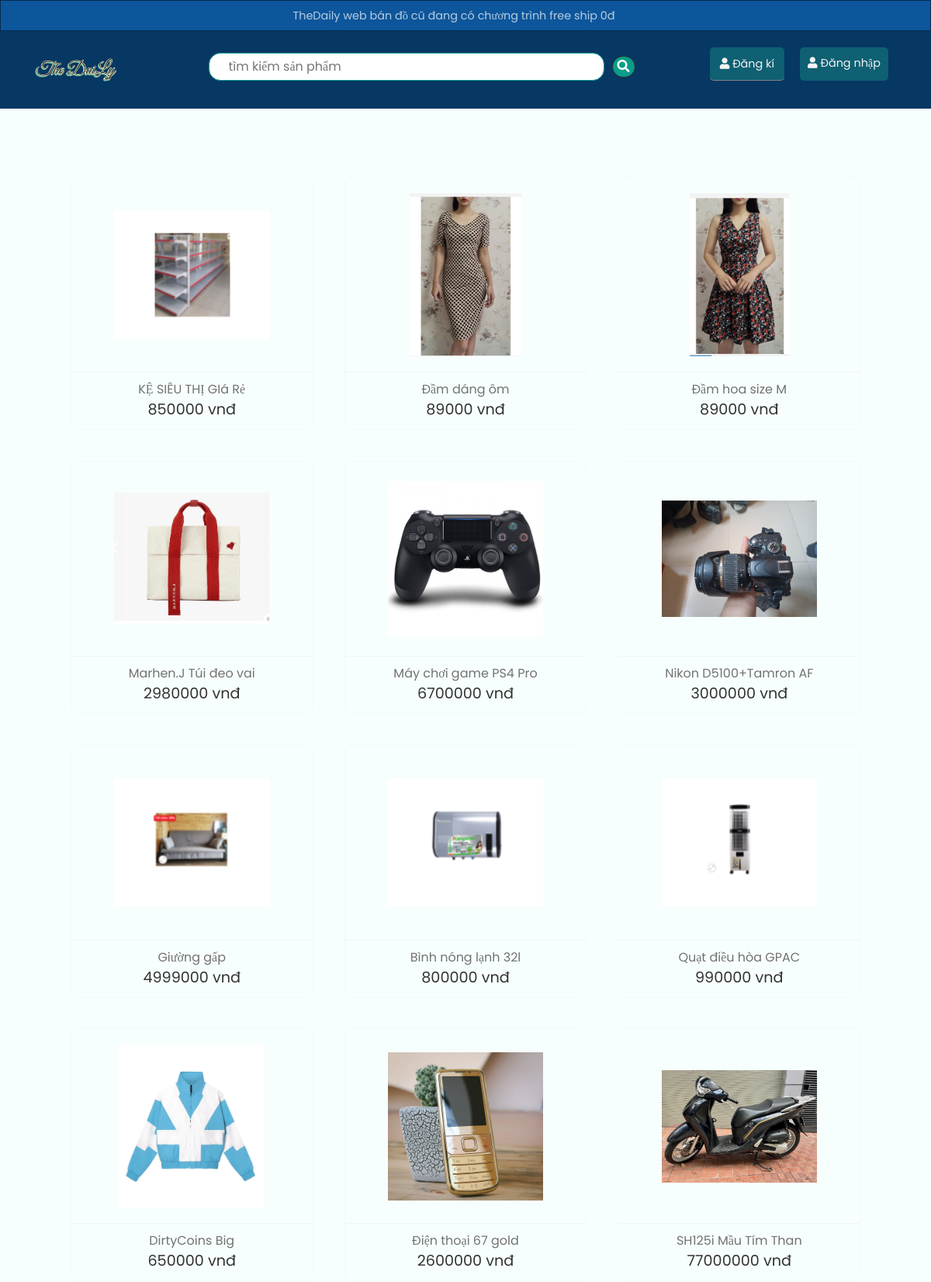
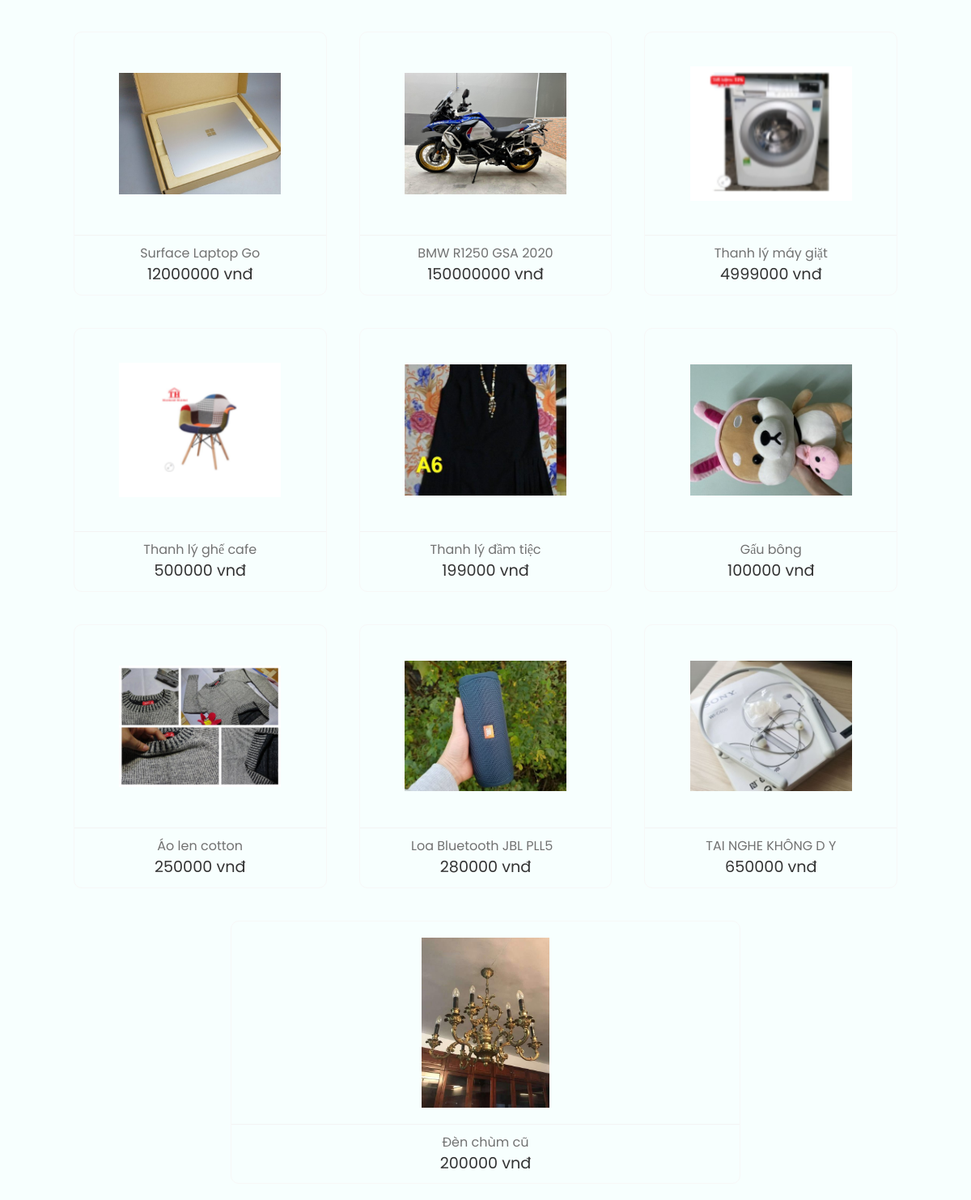
The app's page /app/frontend/searchproduct.php with its own data (2 pictures, top to bottom).
### tables this page shows
CREATE TABLE `sanpham` (
  `id_sanpham` int(10) UNSIGNED NOT NULL,
  `tensanpham` varchar(150) NOT NULL,
  `soluong` int(10) UNSIGNED NOT NULL,
  `giaban` float NOT NULL,
  `mota` varchar(255) NOT NULL,
  `anhsanpham` varchar(500) NOT NULL,
  `sodienthoailienhe` varchar(15) NOT NULL,
  `diachi` varchar(255) NOT NULL,
  `id_nguoidung` int(10) UNSIGNED NOT NULL
);

### app/frontend/searchproduct.php (the view, shortened to what this page needs)
<?php
    if(isset($_POST['valuesearch'])){
      $valuesearch = $_POST['valuesearch'];
      $where = "WHERE tensanpham LIKE '%${valuesearch}%'";
    }else{
      $where = '';
		  $valuesearch = '';
    }
    if(isset($_SESSION['user_login'])){
        include './partition/headerlogin.php';
    }else{
        include './partition/headerdefault.php';
    }
?>
<div class="container-fluid">
    <section class="new-arrival mt-5">
        <div class="product-container">
          <?php
            $getproducts = "SELECT * FROM sanpham ${where} ORDER BY id_sanpham DESC";
            $result = mysqli_query($conn,$getproducts);
            if(mysqli_num_rows($result) > 0){
              while($row = mysqli_fetch_assoc($result)){
                ?>
                  <div class="product-box">
                    <div class="product-img">
                      <a href="detailsproduct.php?id1=<?php echo $row['id_sanpham']?>">
                      <img src="../uploads/<?php echo $row['anhsanpham']?>" alt="">
                      </a>
                    </div>
                    <div class="product-details">
                      <a href="detailsproduct.php?id1=<?php echo $row['id_sanpham']?>" class="p-name"><?php echo $row['tensanpham']?></a>
                      <span class="p-price"><?php echo $row['giaban'] ?> vnđ</span>
                    </div>
                  </div>
                <?php
              }
            }else{
              echo 'không có sản phẩm nào';
            }
          ?>
        </div>
    </section>
</div>
<?php
    include './partition/onlycript.php';
?>

### app/frontend/partition/headerdefault.php (shortened to what this page needs)
<!doctype html>
<html lang="en">
  <head>
    <link href="https://cdn.jsdelivr.net/npm/bootstrap@5.1.3/dist/css/bootstrap.min.css"
        rel="stylesheet"
>
    <link rel="stylesheet" href="../style/index.css">
    <link rel="stylesheet" href="https://pro.fontawesome.com/releases/v5.10.0/css/all.css"
/>
  </head>
  <body>
    <nav>
        <div class="social-call">
            <div class="social">
                <a href="#">TheDaily web bán đồ cũ đang có chương trình free ship 0đ</a>
            </div>
        </div>
        <div class="navigation">
            <a href="./homepage.php" class = "logo">
                <img src="../../images/logo.png" alt="">
            </a>
            <ul class="menu mt-2">
                <li>
                  <form action="searchproduct.php" class="search-product" method="post">
                    <input type="text" class="" id="exampleFormControlInput1" placeholder="tìm kiếm sản phẩm" name = "valuesearch"
                    value = '<?php
                        if(isset($valuesearch)){
                          echo $valuesearch;
                        }
                       ?>'>
                    <button type = "submit" class="btn-search"><i class="fas fa-search"></i></button>
                  </form>
                </li>
            </ul>
            <div class="right-menu mb-3 d-flex">
              <a href="javascript:void(0);" class = "user user-login btnloginactive sign-up-btn"><i class="fas fa-user"></i> Đăng kí</a>
              <a href="javascript:void(0);" class = "user user-login btnloginactive"><i class="fas fa-user"></i> Đăng nhập</a>
            </div>
        </div>
    </nav>

### app/frontend/partition/onlycript.php (shortened to what this page needs)
  </body>
</html>

### app/style/index.css (style rules this page uses)
body { margin: 0px; padding: 0px; font-family: poppins; background-color: #f7fffe; }
* { box-sizing: border-box; }
ul { list-style: none; }
a { text-decoration: none; }
nav { width: 100%; z-index: 100; }
.social-call { height: 40px; border: 1px solid rgba(0, 0, 0, 0.5); display: flex; justify-content: center; align-items: center; background-color: #0d569b; }
.social a { margin: 0px 5px; color: rgba(255, 255, 255, 0.7); font-size: 0.9rem; }
.navigation { display: flex; justify-content: space-between; align-items: center; padding: 0px 45px; background-color: #073763; }
.logo img { height: 30px; }
.menu { display: flex; }
.menu li { position: relative; margin: 20px; display: flex; text-transform: uppercase; font-weight: 500; }
.search-product { width: 550px; outline: none; display: flex; align-items: center; justify-content: center; }
.search-product input { border: 1px solid #0b9d8a; align-items: center; width: 100%; border-radius: 15px; padding: 5px 0px 5px 25px; margin-right: 10px; color: #0b9d8a; }
.search-product button { align-items: center; border-radius: 15px; background-color: #0b9d8a; color: #ffffff; border: 1px solid #2c2c2c; }
.right-menu a { margin: 0px 10px; font-size: 0.9rem; color: rgba(0, 0, 0, 0.7); }
.right-menu .user-login { background-color: #0e6072; padding: 10px; border-radius: 5px; color: #f3f3f3; }
.right-menu .sign-up-btn { background-color: #0e6072; padding: 13px; border-radius: 5px; color: #f3f3f3; }
.sign-up-btn { border-bottom: 1px solid #868686; line-height: 16px; }
.product-container { width: 90%; display: flex; align-items: center; justify-content: center; flex-wrap: wrap; margin-top: 20px; }
.product-box { display: flex; flex-grow: 0.5; flex-direction: column; align-items: center; border: 1px solid #f7f7f7; border-radius: 10px; margin: 20px; }
.product-img { width: 200px; height: 210px; margin: 20px; cursor: pointer; position: relative; }
.product-img img { width: 100%; height: 100%; object-fit: contain; object-position: center; }
.product-details { display: flex; flex-direction: column; align-items: center; width: 100%; padding: 10px 20px; border-top: 1px solid #f3f3f3; }
.p-name { color: #727272; }
.p-price { color: #333333; font-size: 1.2rem; font-weight: 400; }
.new-arrival { display: flex; flex-direction: column; justify-content: center; align-items: center; }
.btnloginactive { display: block; }

### records on screen
sanpham: anhsanpham (picture), tensanpham "KỆ SIÊU THỊ GIá Rẻ", giaban "850000"
sanpham: anhsanpham (picture), tensanpham "Đầm dáng ôm", giaban "89000"
sanpham: anhsanpham (picture), tensanpham "Đầm hoa size M", giaban "89000"
sanpham: anhsanpham (picture), tensanpham "Marhen.J Túi đeo vai", giaban "2980000"
sanpham: anhsanpham (picture), tensanpham "Máy chơi game PS4 Pro", giaban "6700000"
sanpham: anhsanpham (picture), tensanpham "Nikon D5100+Tamron AF", giaban "3000000"
sanpham: anhsanpham (picture), tensanpham "Giường gấp", giaban "4999000"
sanpham: anhsanpham (picture), tensanpham "Bình nóng lạnh 32l", giaban "800000"
sanpham: anhsanpham (picture), tensanpham "Quạt điều hòa GPAC", giaban "990000"
sanpham: anhsanpham (picture), tensanpham "DirtyCoins Big", giaban "650000"
sanpham: anhsanpham (picture), tensanpham "Điện thoại 67 gold", giaban "2600000"
sanpham: anhsanpham (picture), tensanpham "SH125i Mầu Tím Than", giaban "77000000"
sanpham: anhsanpham (picture), tensanpham "Surface Laptop Go", giaban "12000000"
sanpham: anhsanpham (picture), tensanpham "BMW R1250 GSA 2020", giaban "150000000"
sanpham: anhsanpham (picture), tensanpham "Thanh lý máy giặt", giaban "4999000"
sanpham: anhsanpham (picture), tensanpham "Thanh lý ghế cafe", giaban "500000"
sanpham: anhsanpham (picture), tensanpham "Thanh lý đầm tiệc", giaban "199000"
sanpham: anhsanpham (picture), tensanpham "Gấu bông", giaban "100000"
sanpham: anhsanpham (picture), tensanpham "Áo len cotton", giaban "250000"
sanpham: anhsanpham (picture), tensanpham "Loa Bluetooth JBL PLL5", giaban "280000"
sanpham: anhsanpham (picture), tensanpham "TAI NGHE KHÔNG D Y", giaban "650000"
sanpham: anhsanpham (picture), tensanpham "Đèn chùm cũ", giaban "200000"
